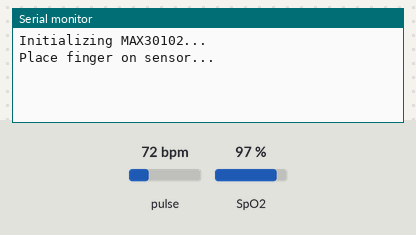
A sketch run on a simulated Arduino Uno, built with avr-gcc and run on an emulated ATmega328P. Parts: the last lines printed to the serial monitor. Inputs (shaded band) come from the test bench; at power-on: pulse 72 bpm, SpO2 97 %.

Above: at 1.2 s.
1.3 s: pulse set to 42 bpm
At 2.4 s:
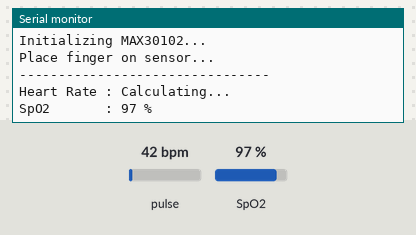
2.8 s: pulse set to 70 bpm
At 4.1 s:
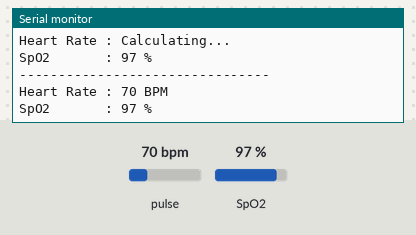
7.4 s: SpO2 set to 80 %
At 8.7 s:
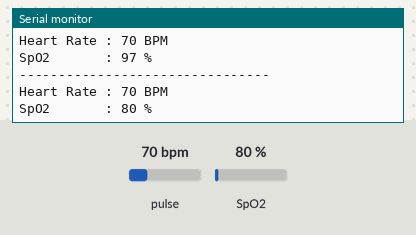

The sketch:

heartrateo2.ino
```cpp
#include <Wire.h>
#include "MAX30105.h"
#include "spo2_algorithm.h"

MAX30105 particleSensor;

/* ---------- Buffers ---------- */
uint32_t irBuffer[100];
uint32_t redBuffer[100];
int32_t bufferLength = 100;

/* ---------- Output variables ---------- */
int32_t spo2;
int8_t validSPO2;
int32_t heartRate;
int8_t validHeartRate;

/* ---------- Stored stable HR ---------- */
int hrNormalized = 0;

void setup() {
  Serial.begin(115200);
  Wire.begin();

  Serial.println("Initializing MAX30102...");

  if (!particleSensor.begin(Wire, I2C_SPEED_FAST)) {
    Serial.println("MAX30102 not found. Check wiring.");
    while (1);
  }

  /* Sensor configuration (UNCHANGED) */
  byte ledBrightness = 50;
  byte sampleAverage = 1;
  byte ledMode = 2;
  byte sampleRate = 100;
  int pulseWidth = 69;
  int adcRange = 4096;

  particleSensor.setup(
    ledBrightness,
    sampleAverage,
    ledMode,
    sampleRate,
    pulseWidth,
    adcRange
  );

  Serial.println("Place finger on sensor...");
}

void loop() {

  /* -------- Fill buffer -------- */
  for (int i = 0; i < bufferLength; i++) {
    while (!particleSensor.available())
      particleSensor.check();

    redBuffer[i] = particleSensor.getRed();
    irBuffer[i]  = particleSensor.getIR();
    particleSensor.nextSample();
  }

  /* -------- Calculate HR & SpO2 -------- */
  maxim_heart_rate_and_oxygen_saturation(
    irBuffer,
    bufferLength,
    redBuffer,
    &spo2,
    &validSPO2,
    &heartRate,
    &validHeartRate
  );

  /* -------- Finger detection (OUTPUT ONLY) -------- */
  bool fingerPlaced = (irBuffer[bufferLength - 1] > 50000);

  /* -------- HR NORMALIZATION ONLY -------- */
  if (validHeartRate && heartRate >= 60 && heartRate <= 100) {
    hrNormalized = heartRate;
  }

  /* -------- Output -------- */
  Serial.println("--------------------------------");

  if (!fingerPlaced) {
    Serial.println("Finger not placed");
  } else {
    if (hrNormalized > 0) {
      Serial.print("Heart Rate : ");
      Serial.print(hrNormalized);
      Serial.println(" BPM");
    } else {
      Serial.println("Heart Rate : Calculating...");
    }

    if (validSPO2) {
      Serial.print("SpO2       : ");
      Serial.print(spo2);
      Serial.println(" %");
    } else {
      Serial.println("SpO2       : Invalid");
    }
  }

  delay(1000);
}
```

Measured:
- after the input at 1.3 s, the serial monitor: prints a new line at once (image 1)
- after the input at 2.8 s, the serial monitor: prints a new line after 0.81 s (image 2)
- after the input at 7.4 s, the serial monitor: prints a new line after 0.81 s (image 3)
